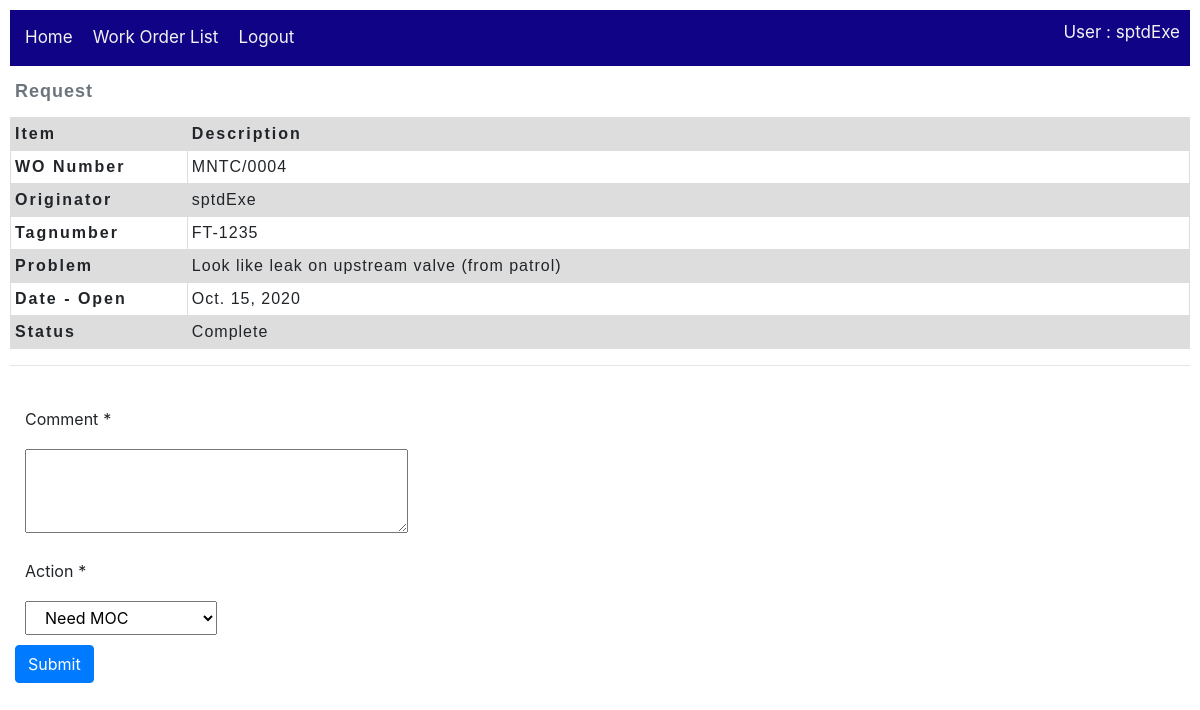
The page /work_order/forward/4/ (signed in) on the database its author committed.
### accounts/models.py (models this page shows, shortened)
class CmmsUser(AbstractUser):
    forward_path = models.IntegerField(null=True)#CmmsUser.id
    reverse_path = models.IntegerField(null=True)#CmmsUser.id
    actions = models.ManyToManyField(Action, help_text='Select actions')
    section = models.ForeignKey('Section', on_delete=models.SET_NULL, null=True)
    def __str__(self):
        return self.username

class Action(models.Model):
    name = models.CharField(max_length=20, null=True, help_text='Enter name of Action(eg. Open, Close, Reject...)')
    description = models.CharField(max_length=100, null=True, help_text='Enter description of Action')
    mode = models.ForeignKey('Mode', on_delete=models.SET_NULL, null=True)
    category = models.ForeignKey('Category', on_delete=models.SET_NULL, null=True)
    class Meta:
        ordering = ['name']

### work_order/models.py (models this page shows, shortened)
class Work_order(models.Model):
    wo_number = models.CharField(max_length=20, null=True)
    tagnumber = models.CharField(max_length=50, null=True)
    problem = models.TextField(max_length=1000, null=True)
    originator = models.ForeignKey(CmmsUser,
        on_delete=models.SET_NULL,
        null=True)
    dest_section = models.ForeignKey(Section,
        on_delete=models.SET_NULL,
        null=True)
    date_open = models.DateField()
    date_finish = models.DateField(null=True)
    status = models.ForeignKey(Action,
        on_delete=models.SET_NULL,
        null=True)
    priority = models.ForeignKey(Wo_priority,
        on_delete=models.SET_NULL,
        null=True)
    current_user_id = models.IntegerField(null=True)
    executor_user_id = models.IntegerField(null=True)
    class Meta:
        ordering = ['originator','status','wo_number']

### work_order/views.py (the view, shortened to what this page needs)
# urls.py: path('forward/<int:pk>/', views.Work_orderForward.as_view(), name='work_order-forward'),
class Work_orderForward(LoginRequiredMixin, CreateView):
    form_class = WoJournalForm
    model = Wo_journal
    template_name = 'work_order/WoJournal_form.html'  # Specify your own template name/location
    def get_form_kwargs(self):
        kwargs = super(Work_orderForward, self).get_form_kwargs()
        kwargs.update({'user': self.request.user})
        return kwargs
    def get_initial(self):
        initial = super(Work_orderForward, self).get_initial()
        return initial
    def get_context_data(self, **kwargs):
        context = super(Work_orderForward,self).get_context_data(**kwargs)
        woOnProcess = Work_order.objects.get(id=self.kwargs.get("pk"))
        context['work_order'] = woOnProcess
        return context

### work_order/forms.py (shortened to what this page needs)
class WoJournalForm(ModelForm):
   comment = forms.CharField(widget=forms.Textarea(attrs={'rows':3}))
   def __init__(self, *args, **kwargs):
      self.user = kwargs.pop('user')
      super(WoJournalForm, self).__init__(*args, **kwargs)
      actDict = {}
      for action in self.user.actions.all():
         actDict[action.pk] = action.name
      actlist = list(actDict.items())
      self.fields['action'].widget = Select(choices=actlist)
      self.helper = FormHelper()
      self.helper.layout = Layout(
         Field('comment', css_class='form-group col-md-4 mb-0'),
         Field('action', css_class='form-group col-md-2 mb-0'),
         Submit('submit', 'Submit')
      )
   class Meta:
      template_name = 'work_order/WoJournal_form.html'  # Specify your own template name/location
      model = Wo_journal
      fields = ['comment',
                  'action']

### work_order/templates/work_order/WoJournal_form.html (shortened to what this page needs)
{% extends "base_work_order.html" %}
{% load crispy_forms_tags %}
{% block content %}
  {% include 'Wo_request.html' %}
  <hr>
  {% crispy form %}
{% endblock %}

### work_order/templates/base_work_order.html (shortened to what this page needs)
{% extends "base_cmms.html" %}
{% block topMenu %}
<div class="topnav">
    <ul>
        <li><a href="{% url 'home-cmms' %}">Home</a></li>
        {% if user.is_authenticated %}
            <li><a href="{% url 'work_order:work_orders'%}">Work Order List</a></li>
            <li><a href="{% url 'logout'%}?next={{request.path}}">Logout</a></li>
        {% else %}
            <li><a href="{% url 'login'%}?next={{request.path}}">Login</a></li>
        {% endif %}
        {% if user.is_authenticated %}
            <li style="float: right;">User : {{ user.get_username }}</li>
        {% endif %}
    </ul>
</div>
{% endblock topMenu %}

### work_order/templates/Wo_request.html
{% block content %}
    <table class="WoHeader">
        <caption>Request</caption>
        <thead>
            <tr>
                <th scope="col">Item</th>
                <th scope="col">Description</th>
            </tr>
        </thead>
        <tbody>
            <tr>
                <th scope="row">WO Number</th>
                <td>{{ work_order.wo_number }}</td>
            </tr>
            <tr>
                <th scope="row">Originator</th>
                <td>{{ work_order.originator }}</td>
            </tr>
            <tr>
                <th scope="row">Tagnumber</th>
                <td>{{ work_order.tagnumber }}</td>
            </tr>
            <tr>
                <th scope="row">Problem</th>
                <td>{{ work_order.problem }}</td>
            </tr>
            <tr>
                <th scope="row">Date - Open</th>
                <td>{{ work_order.date_open }}</td>
            </tr>
            <tr>
                <th scope="row">Status</th>
                <td>{{ work_order.status.name }}</td>
            </tr>
        </tbody>
    </table>
{% endblock %}

### static/css/styles.css (style rules this page uses)
* { padding: 5px; }
.topnav { overflow: hidden; background-color: rgb(16, 3, 133); }
.topnav ul { list-style-type: none; margin: 0; padding: 0; overflow: hidden; background-color: rgb(16, 3, 133); }
.topnav ul li { float: left; color: #f2f2f2; text-align: center; padding: 5px; text-decoration: none; font-size: 17px; }
.topnav ul li a { float: left; color: #f2f2f2; text-align: center; padding: 5px; text-decoration: none; font-size: 17px; }
* { box-sizing: border-box; }
table { table-layout: fixed; width: 100%; border-collapse: collapse; }
caption { font-family: sans-serif; font-size: 18px; font-weight: bold; caption-side: top; text-align: left; letter-spacing: 1px; }
td, th { border: 1px solid #dddddd; text-align: left; padding: 4px; }
th { letter-spacing: 2px; }
td { letter-spacing: 1px; }
thead th { background-color: #dddddd; }
tr:nth-child(even) { background-color: #dddddd; }
table.WoHeader { font-family: arial, sans-serif; }
table.WoHeader thead th:nth-child(1) { width: 15%; }

### rows shown on the page
CmmsUser: get_username "sptdExe"
Work_order: wo_number "MNTC/0004", originator "sptdExe", tagnumber "FT-1235", problem "Look like leak on upstream valve (from patrol)", date_open "Oct. 15, 2020", status.name "Complete"
